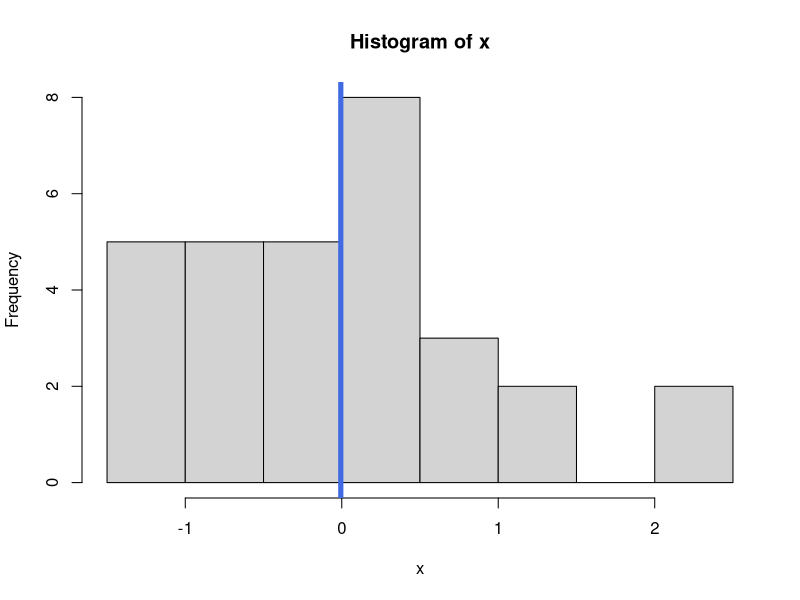
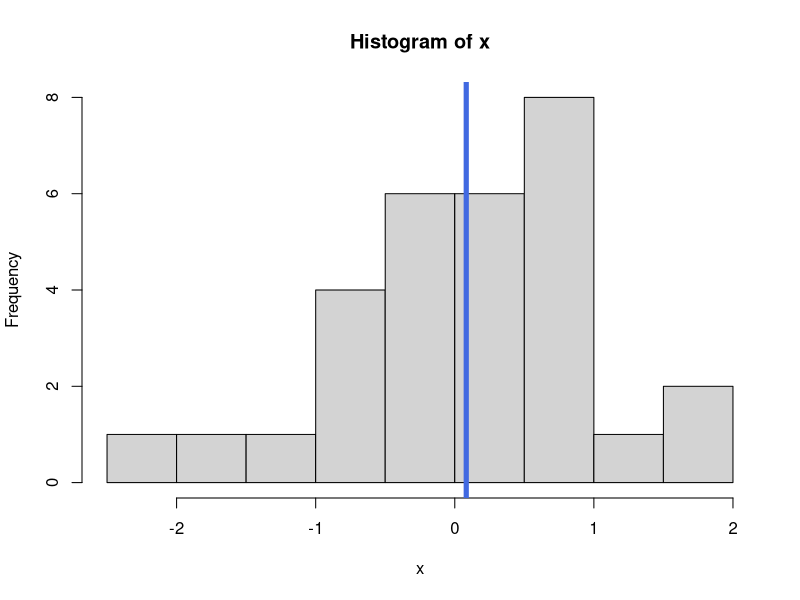
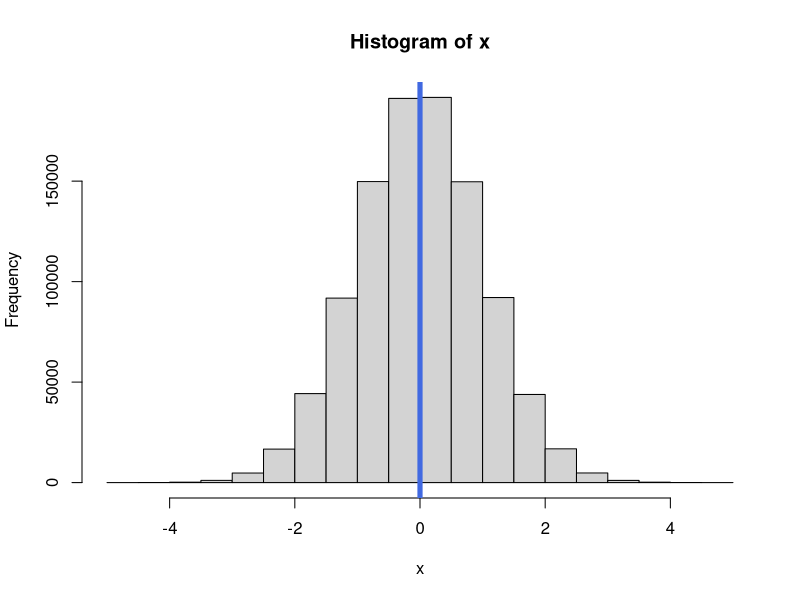
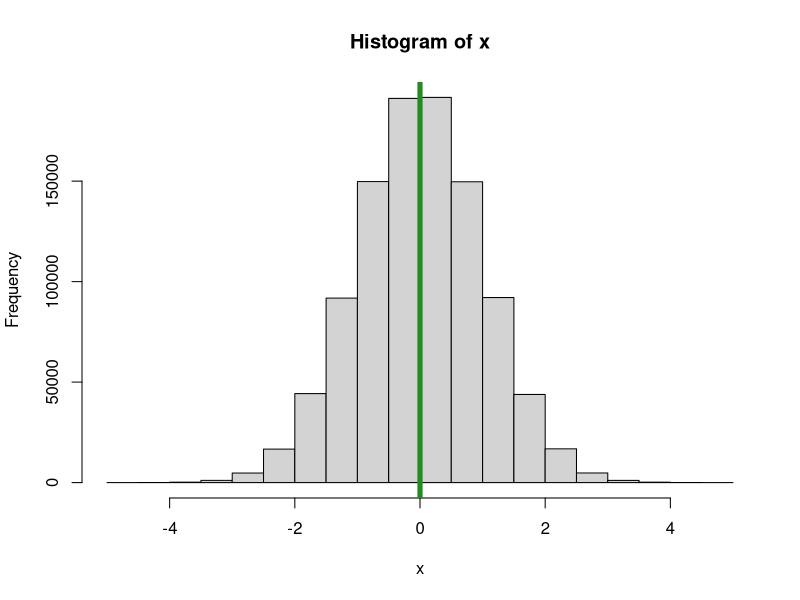
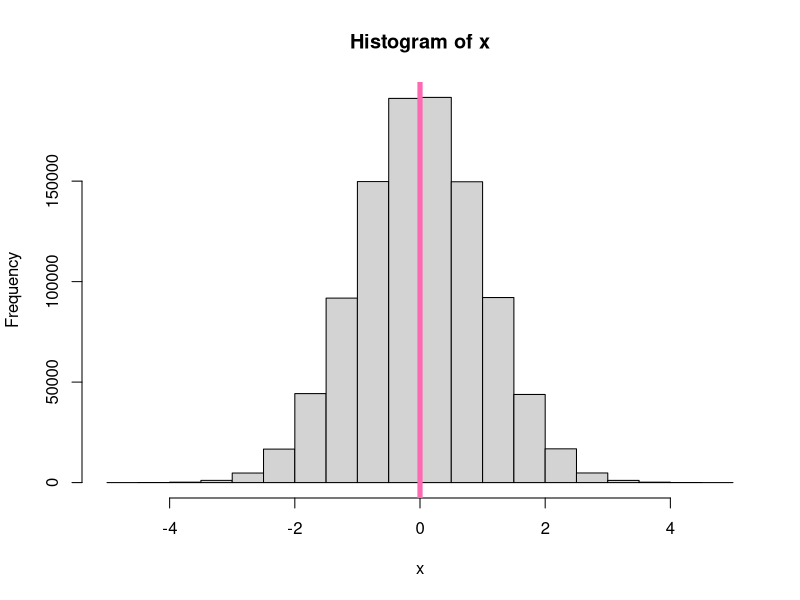

Write the R code that produced these figures, in order.
#*  PlotRandomHistogram.R
#*  
#*  Author: George Kuntz
#*  
#*  Purpose: A function that will
#*           generate a random sample of normal
#*           observations and plot a histogram 
#*           of data
#*           
#*  Inputs: 
#*      num_pts = the number of observations to generate (random)
#*      mu = the theoretical mean of the normal
#*      sigma =  the theoretical standard deviation of the normal
#*      seed = a random number generation seed to ensure reproducibility
#*  
#*  Outputs:
#*      A plot of the histogram is provided
#*      A list with the following elements
#*        Random_Values =  a vector with the generated random values
#*        Mean_Random_Values =  corresponding sample mean
#*        SD_Random_Values = corresponding standard deviation
#*      
#*      
#*      

plotRandomHistogram <- function(num_pts = 30, mu = 0, sigma = 1, seed = NULL,
                                meanColor = "royalblue") {
  set.seed(seed)
  x <- rnorm(n=num_pts, mean = mu, sd = sigma)
  mean_x <- mean(x)
  hist(x)
  abline(v = mean_x, col = meanColor, lwd = 5)
  
  # The last line of code in the function is output from the function
  
  list(Random_values = x, mean_Random_Values = mean_x,
       SD_Random_Values = sd(x))
}

plotRandomHistogram()
plotRandomHistogram(seed = 1)
plotRandomHistogram(seed = 1, num_pts = 1000000)
plotRandomHistogram(seed = 1, num_pts = 1000000, meanColor = "forestgreen")
plotRandomHistogram(seed = 1, num_pts = 1000000, meanColor = "hotpink")


